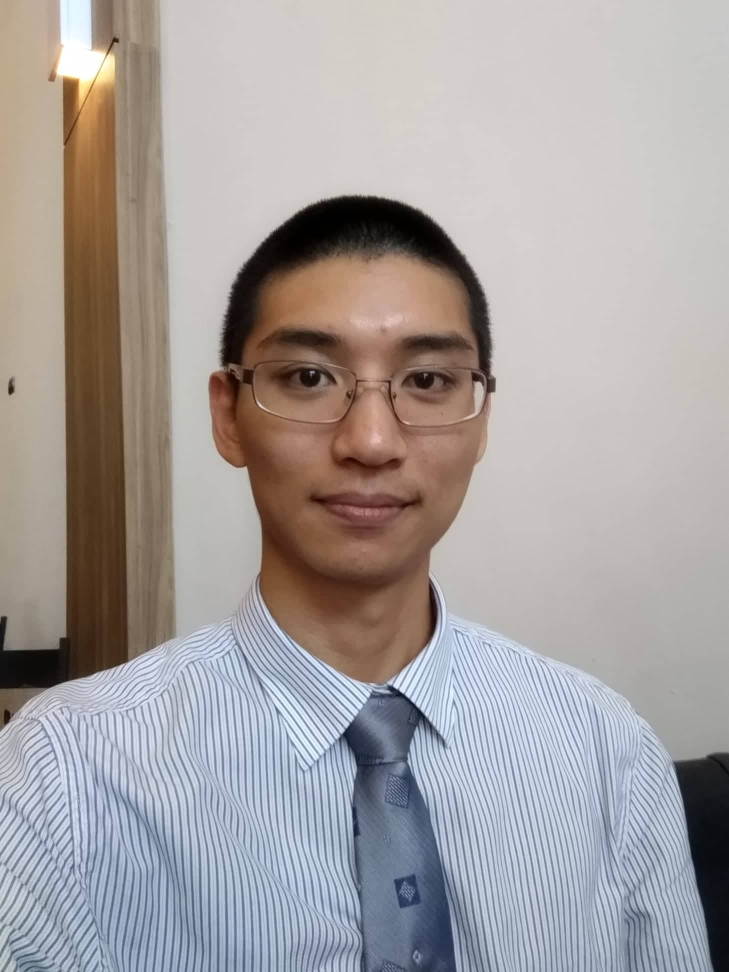
#> input picture IPCtest/f1.jpg, 1458 x 1944 px (shown at 1/2 size)
$ python server.py
#> lines starting #> are read from the running program, lines starting #| are printed output that depends on the picture
# In the first Python interactive shell
import time
import numpy as np
import cv2

img = cv2.imread('f1.jpg')
#> img is the input picture: shape (1944, 1458, 3); mean B, G, R 159.5, 160.5, 166.1

img = cv2.resize(img, (700,700))
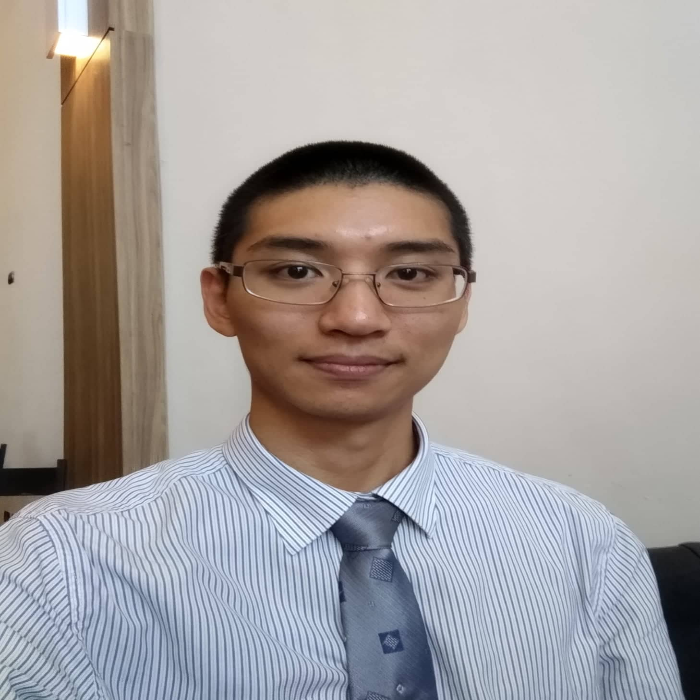
#> img: shape (700, 700, 3); mean B, G, R 159.4, 160.4, 166

a = np.ones((100,100,3), np.int8)  # Start with an existing NumPy array
from multiprocessing import shared_memory
#> (the run stopped early here; a loop or call above may not have finished)
